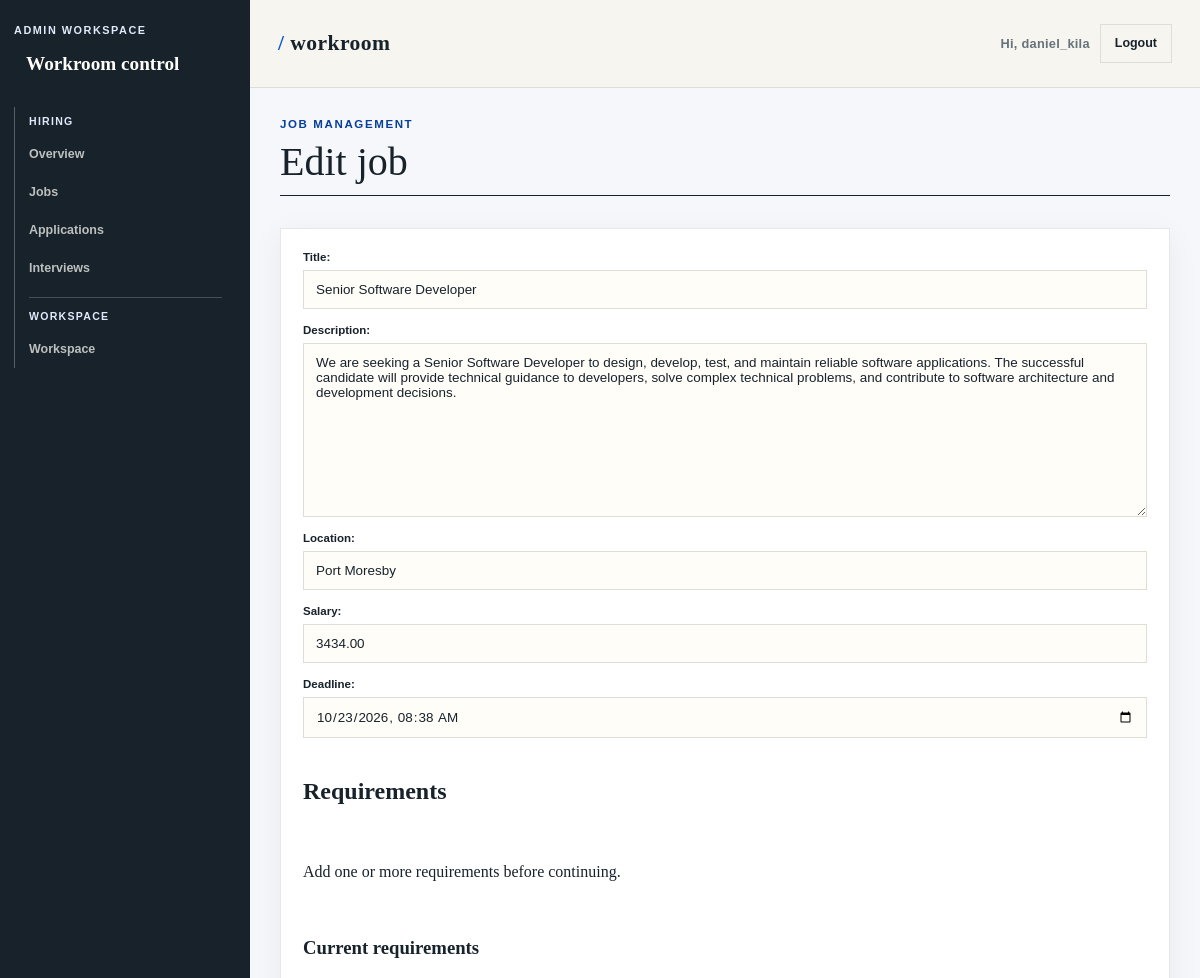
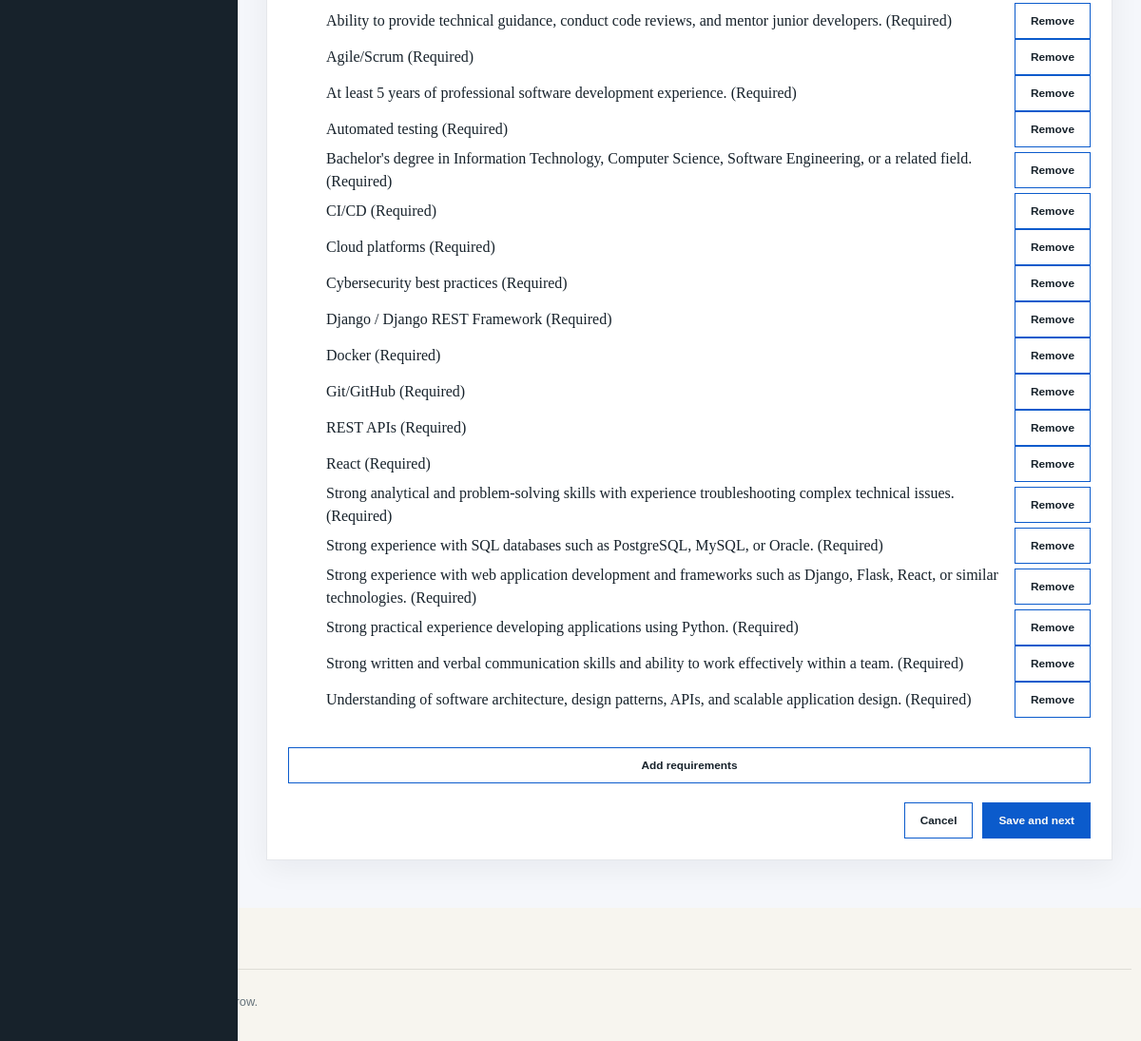
Page /dashboard/job/38/edit/ (signed in) on the committed database (2 pictures, top to bottom).
### job_application/models.py (models this page shows, shortened)
class Job(models.Model):
    workflow = models.ForeignKey(
        'pipeline.Workflow',
        on_delete=models.SET_NULL,
        related_name='jobs',
        null=True,
        blank=True,
    )
    screening_threshold = models.PositiveSmallIntegerField(
        null=True,
        blank=True,
        validators=[MinValueValidator(0), MaxValueValidator(100)],
    )
    title = models.CharField(max_length=100)
    description = models.TextField()
    location = models.CharField(max_length=100)
    salary = models.DecimalField(
        max_digits=10,
        decimal_places=2
    )
    posted_date = models.DateTimeField(auto_now_add=True)
    deadline = models.DateTimeField()
    is_active = models.BooleanField(default=True)
    class Meta:
        db_table = 'main_app_job'

class Requirement(models.Model):
    criterion = models.ForeignKey(
        Criterion,
        on_delete=models.CASCADE,
        related_name='requirements'
    )
    description = models.TextField()
    required = models.BooleanField(default=True)
    class Meta:
        db_table = 'main_app_requirement'
        ordering = ('description',)

### dashboard/views.py (the view, shortened to what this page needs)
# urls.py: path('job/<int:pk>/edit/', views.job_update, name='job_update'),
@admin_required
def job_update(request, pk):
	job = get_object_or_404(Job, pk=pk)
	form = JobForm(request.POST or None, instance=job)
	requirement_formset = RequirementFormSet(request.POST or None, prefix='requirements')
	return render(request, 'dashboard/jobs/form.html', {
		'form': form,
		'editing_job': job,
		'requirement_formset': requirement_formset,
		'existing_requirements': Requirement.objects.filter(
			criterion__job=job,
		).select_related('criterion'),
	})

### dashboard/forms.py
class JobForm(forms.ModelForm):
	def __init__(self, *args, **kwargs):
		super().__init__(*args, **kwargs)
		self.fields['deadline'].input_formats = ['%Y-%m-%dT%H:%M', '%Y-%m-%d %H:%M']
	class Meta:
		model = Job
		fields = ('title', 'description', 'location', 'salary', 'deadline')
		widgets = {
			'deadline': forms.DateTimeInput(attrs={'type': 'datetime-local'}),
		}

### dashboard/views.py (called while the page is built)
def _is_admin(user):
	if user.is_superuser:
		return True
	profile = UserProfile.objects.filter(user=user).first()
	return profile is not None and profile.role == UserProfile.Role.ADMIN

def admin_required(view):
	@login_required
	@wraps(view)
	def wrapped(request, *args, **kwargs):
		if not _is_admin(request.user):
			raise Http404
		return view(request, *args, **kwargs)
	return wrapped

### tempates/dashboard/jobs/form.html (shortened to what this page needs)
{% extends 'dashboard/base.html' %}
{% block dashboard_content %}
<header class="dashboard-heading"><div><p class="eyebrow">Job management</p><h1>{% if editing_job %}Edit job{% else %}Create a new job{% endif %}</h1></div></header>
<section class="section-block"><div class="panel" style="padding:22px"><form class="job-form" method="post">{% for field in form %}<div class="field">{{ field.label_tag }}{{ field }}</div>{% endfor %}<h2>Requirements</h2><p>Add one or more requirements before continuing.</p>{% if editing_job %}<div class="existing-requirements"><h3>Current requirements</h3>{% if existing_requirements %}<ul>{% for requirement in existing_requirements %}<li style="align-items:center;display:flex;justify-content:space-between;gap:12px;"><span>{{ requirement.description }}{% if requirement.required %} (Required){% else %} (Nice to have){% endif %}</span><button class="btn" formaction="{% url 'requirement_delete' job_pk=editing_job.pk pk=requirement.pk %}" formmethod="post" type="submit">Remove</button></li>{% endfor %}</ul>{% else %}<p>No requirements attached yet.</p>{% endif %}</div><button class="btn" id="show-requirements" type="button">Add requirements</button>{% endif %}<div class="form-actions"><a class="btn" href="{% url 'dashboard_jobs' %}">Cancel</a><button class="submit-button" type="submit">Save and next</button></div></form></div></section>
{% endblock %}

### tempates/base.html (shortened to what this page needs)
{% load static %}
<!DOCTYPE html>
<html lang="en">
<head>
    <link rel="stylesheet" href="{% static 'css/auth.css' %}">
</head>
<body>
    <header class="site-header">
        <a class="brand" href="{% url 'home' %}"><span class="brand-mark">/</span> workroom</a>
        <nav class="header-actions" aria-label="Account actions">
            {% if request.user.is_authenticated %}
                <span class="header-user">Hi, {{ request.user.username }}</span>
                <a class="header-logout" href="{% url 'logout' %}">Logout</a>
            {% else %}
                <a class="header-button" href="{% url 'login' %}">Login</a>
                <a class="header-button header-button--register" href="{% url 'register' %}">Register</a>
            {% endif %}
        </nav>
    </header>
    <main>{% block content %}{% endblock %}</main>
    <footer class="site-footer">
        <span>Workroom</span> · Find work with room to grow.
    </footer>
</body>
</html>

### tempates/base.html (style rules this page uses)
:root { --ink: #17222b; --muted: #66737b; --paper: #f7f5ef; --surface: #fffdf8; --line: #deddd6; --accent: #0b5bcc; --accent-dark: #083f9b; --soft-accent: #dfeafc; }
* { box-sizing: border-box; }
body { margin: 0; background: var(--paper); color: var(--ink); font-family: Georgia, 'Times New Roman', serif; line-height: 1.5; }
a { color: inherit; }
.site-header { align-items: center; border-bottom: 1px solid var(--line); display: flex; justify-content: space-between; margin: 0 auto; max-width: 1180px; padding: 24px 28px; }
.brand { font-size: 1.35rem; font-weight: 700; letter-spacing: .02em; text-decoration: none; }
.brand-mark { color: var(--accent); }
.header-actions { align-items: center; display: flex; gap: 10px; }
.header-user { color: var(--muted); font-family: Arial, sans-serif; font-size: .8rem; font-weight: 700; letter-spacing: .02em; }
.header-logout { border: 1px solid var(--line); color: var(--ink); font-family: Arial, sans-serif; font-size: .78rem; font-weight: 700; padding: 9px 14px; text-decoration: none; }
main { min-height: calc(100vh - 170px); }
.site-footer { border-top: 1px solid var(--line); color: var(--muted); font-family: Arial, sans-serif; font-size: .8rem; margin: 64px auto 0; max-width: 1180px; padding: 24px 28px 32px; }

### tempates/dashboard/base.html (style rules this page uses)
.sidebar-kicker, .eyebrow { color: var(--accent-dark); font-family: Arial, sans-serif; font-size: .72rem; font-weight: 700; letter-spacing: .14em; margin: 0 0 14px; text-transform: uppercase; }
.site-header { margin-left: 250px; max-width: none; width: calc(100% - 250px); }
.dashboard-heading { align-items: end; border-bottom: 1px solid var(--ink); display: flex; justify-content: space-between; gap: 16px; margin-bottom: 20px; padding-bottom: 12px; }
.dashboard-heading .eyebrow { margin-bottom: 8px; }
.dashboard-heading h1 { font-size: 2.5rem; font-weight: 400; line-height: 1.05; margin: 0; }
.section-block { margin-top: 32px; }
.panel { background: #fff; border: 1px solid #e5e7eb; border-radius: 0; box-shadow: 0 8px 30px rgba(15, 23, 42, .06); overflow-x: auto; }
.dashboard-shell :is(a, button) { border-radius: 0 !important; }
.job-form { display: grid; gap: 15px; }
.field { display: grid; gap: 7px; }
.field label { font: 700 .72rem Arial, sans-serif; }
.field input, .field textarea { background: #fffdf8; border: 1px solid var(--line); color: var(--ink); font: .84rem Arial, sans-serif; padding: 11px 12px; width: 100%; }
.field textarea { min-height: 110px; resize: vertical; }
.form-actions { display: flex; gap: 10px; justify-content: flex-end; margin-top: 5px; }
.submit-button, .btn { background: var(--accent); border: 1px solid var(--accent); color: #fffdf8; cursor: pointer; font: 700 .74rem Arial, sans-serif; padding: 11px 16px; text-decoration: none; }
.btn:not(.primary) { background: transparent; color: var(--ink); }

### rows in the picture
Job: form "Senior Software Developer" "We are seeking a Senior Software Developer to design, develop, test, and maintain reliable software applications. The successful candidate will provide technical guidance to developers, solve complex technical problems, and contribute to software architecture and development decisions." "Port Moresby" "3434.00" "10/23/2026 08:38"
Requirement: description "Ability to provide technical guidance, conduct code reviews, and mentor junior developers.", required "(Required)"
Requirement: description "Agile/Scrum", required "(Required)"
Requirement: description "At least 5 years of professional software development experience.", required "(Required)"
Requirement: description "Automated testing", required "(Required)"
Requirement: description "Bachelor's degree in Information Technology, Computer Science, Software Engineering, or a related field.", required "(Required)"
Requirement: description "CI/CD", required "(Required)"
Requirement: description "Cloud platforms", required "(Required)"
Requirement: description "Cybersecurity best practices", required "(Required)"
Requirement: description "Django / Django REST Framework", required "(Required)"
Requirement: description "Docker", required "(Required)"
Requirement: description "Git/GitHub", required "(Required)"
Requirement: description "REST APIs", required "(Required)"
Requirement: description "React", required "(Required)"
Requirement: description "Strong analytical and problem-solving skills with experience troubleshooting complex technical issues.", required "(Required)"
Requirement: description "Strong experience with SQL databases such as PostgreSQL, MySQL, or Oracle.", required "(Required)"
Requirement: description "Strong experience with web application development and frameworks such as Django, Flask, React, or similar technologies.", required "(Required)"
Requirement: description "Strong practical experience developing applications using Python.", required "(Required)"
Requirement: description "Strong written and verbal communication skills and ability to work effectively within a team.", required "(Required)"
Requirement: description "Understanding of software architecture, design patterns, APIs, and scalable application design.", required "(Required)"

### other values in the picture
{{ request.user.username }} "daniel_kila"
{{ field.label_tag }} "Title:" "Description:" "Location:" "Salary:" "Deadline:"
